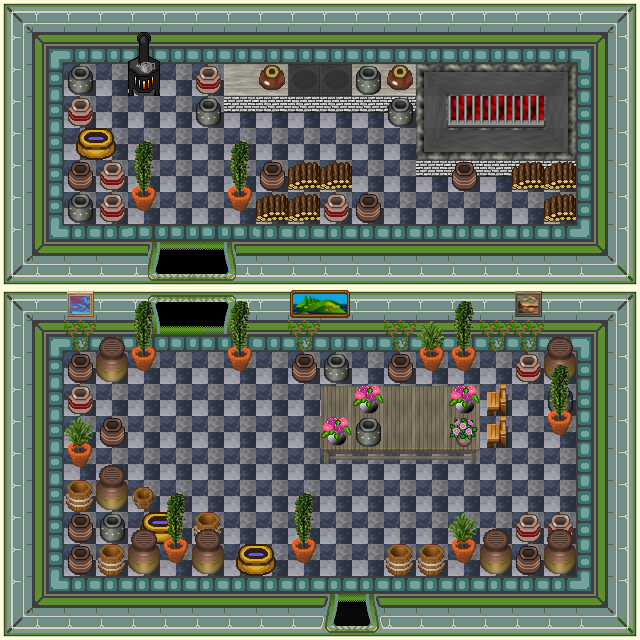

Below is a game level as drawn by its tile map, then a one-line description and the .tmx that defines it (tile-layer data replaced by summaries):
An orthogonal 20x20 tile map with 32x32 px tiles, 5 tile layers (0_floor, 1_terrain, 2_object, 3_roof, ...), 3 hidden layers not drawn, 33 tilesets.

<map version="1.0" tiledversion="1.1.3" orientation="orthogonal" renderorder="right-down" width="20" height="20" tilewidth="32" tileheight="32" infinite="0" nextobjectid="1">
 <tileset firstgid="1" name="../../tileset/ground/indoor/tiles.png" tilewidth="32" tileheight="32" tilecount="8" columns="2">
  <image source="../../tileset/ground/indoor/tiles.png" trans="ff00ff" width="64" height="128" />
 </tileset>
 <tileset firstgid="9" name="../../tileset/building/wall/int_blue_green.png" tilewidth="32" tileheight="32" tilecount="16" columns="4">
  <image source="../../tileset/building/wall/int_blue_green.png" trans="ff00ff" width="128" height="128" />
 </tileset>
 <tileset firstgid="25" name="../../tileset/building/wall/int_green_blue_2.png" tilewidth="32" tileheight="32" tilecount="8" columns="4">
  <image source="../../tileset/building/wall/int_green_blue_2.png" trans="ff00ff" width="128" height="64" />
 </tileset>
 <tileset firstgid="33" name="../../tileset/furniture/kitchen/warmer.png" tilewidth="32" tileheight="32" tilecount="2" columns="1">
  <image source="../../tileset/furniture/kitchen/warmer.png" width="32" height="64" />
 </tileset>
 <tileset firstgid="35" name="../../tileset/building/entrance/blue_green.png" tilewidth="32" tileheight="32" tilecount="8" columns="2">
  <image source="../../tileset/building/entrance/blue_green.png" trans="ff00ff" width="64" height="128" />
 </tileset>
 <tileset firstgid="43" name="../../tileset/furniture/table/table_with_hob_pale.png" tilewidth="32" tileheight="32" tilecount="3" columns="3">
  <image source="../../tileset/furniture/table/table_with_hob_pale.png" trans="ff00ff" width="96" height="32" />
 </tileset>
 <tileset firstgid="46" name="../../tileset/item/pot/pot_on_metal.png" tilewidth="32" tileheight="32" tilecount="1" columns="1">
  <image source="../../tileset/item/pot/pot_on_metal.png" trans="ff00ff" width="32" height="32" />
 </tileset>
 <tileset firstgid="47" name="../../tileset/furniture/table/grey_plain.png" tilewidth="32" tileheight="32" tilecount="9" columns="3">
  <image source="../../tileset/furniture/table/grey_plain.png" width="96" height="96" />
 </tileset>
 <tileset firstgid="56" name="../../tileset/furniture/table/grey_pale.png" tilewidth="32" tileheight="32" tilecount="8" columns="2">
  <image source="../../tileset/furniture/table/grey_pale.png" trans="ff00ff" width="64" height="128" />
 </tileset>
 <tileset firstgid="64" name="../../tileset/item/pot/barrel.png" tilewidth="32" tileheight="32" tilecount="2" columns="1">
  <image source="../../tileset/item/pot/barrel.png" width="32" height="64" />
 </tileset>
 <tileset firstgid="66" name="../../tileset/ground/fire/fire.png" tilewidth="32" tileheight="32" tilecount="27" columns="3">
  <image source="../../tileset/ground/fire/fire.png" width="96" height="288" />
 </tileset>
 <tileset firstgid="93" name="../../tileset/furniture/chair/wooden_pale.png" tilewidth="32" tileheight="32" tilecount="4" columns="2">
  <image source="../../tileset/furniture/chair/wooden_pale.png" width="64" height="64" />
 </tileset>
 <tileset firstgid="97" name="../../tileset/item/pot/pot_grey.png" tilewidth="32" tileheight="32" tilecount="1" columns="1">
  <image source="../../tileset/item/pot/pot_grey.png" width="32" height="32" />
 </tileset>
 <tileset firstgid="98" name="../../tileset/item/pot/pot_burgundy.png" tilewidth="32" tileheight="32" tilecount="1" columns="1">
  <image source="../../tileset/item/pot/pot_burgundy.png" trans="ffffff" width="32" height="32" />
 </tileset>
 <tileset firstgid="99" name="../../tileset/item/pot/pot_golden.png" tilewidth="32" tileheight="32" tilecount="4" columns="4">
  <image source="../../tileset/item/pot/pot_golden.png" trans="ffffff" width="128" height="32" />
 </tileset>
 <tileset firstgid="103" name="../../tileset/item/pot/pot_purple.png" tilewidth="32" tileheight="32" tilecount="1" columns="1">
  <image source="../../tileset/item/pot/pot_purple.png" trans="ff00ff" width="32" height="32" />
 </tileset>
 <tileset firstgid="104" name="../../tileset/furniture/picture/small.png" tilewidth="32" tileheight="32" tilecount="3" columns="3">
  <image source="../../tileset/furniture/picture/small.png" width="96" height="32" />
 </tileset>
 <tileset firstgid="107" name="../../tileset/plant/vine.png" tilewidth="32" tileheight="32" tilecount="3" columns="1">
  <image source="../../tileset/plant/vine.png" trans="ff00ff" width="32" height="96" />
 </tileset>
 <tileset firstgid="110" name="../../tileset/plant/indoor/pot_plant.png" tilewidth="32" tileheight="32" tilecount="3" columns="1">
  <image source="../../tileset/plant/indoor/pot_plant.png" width="32" height="96" />
 </tileset>
 <tileset firstgid="113" name="../../tileset/item/pot/pot_tall.png" tilewidth="32" tileheight="32" tilecount="2" columns="1">
  <image source="../../tileset/item/pot/pot_tall.png" trans="ff00ff" width="32" height="64" />
 </tileset>
 <tileset firstgid="115" name="../../tileset/furniture/picture/large_island.png" tilewidth="32" tileheight="32" tilecount="2" columns="2">
  <image source="../../tileset/furniture/picture/large_island.png" width="64" height="32" />
 </tileset>
 <tileset firstgid="117" name="../../tileset/plant/indoor/flower_vase.png" tilewidth="32" tileheight="32" tilecount="3" columns="3">
  <image source="../../tileset/plant/indoor/flower_vase.png" width="96" height="32" />
 </tileset>
 <tileset firstgid="120" name="../../tileset/building/entrance/int_iron_bars.png" tilewidth="32" tileheight="32" tilecount="12" columns="3">
  <image source="../../tileset/building/entrance/int_iron_bars.png" trans="ff00ff" width="96" height="128" />
 </tileset>
 <tileset firstgid="132" name="../../tileset/plant/indoor/flowering_plant.png" tilewidth="32" tileheight="32" tilecount="2" columns="2">
  <image source="../../tileset/plant/indoor/flowering_plant.png" width="64" height="32" />
 </tileset>
 <tileset firstgid="134" name="../../tileset/plant/bush/various_small.png" tilewidth="32" tileheight="32" tilecount="9" columns="3">
  <image source="../../tileset/plant/bush/various_small.png" trans="ff00ff" width="96" height="96" />
 </tileset>
 <tileset firstgid="143" name="logic/portal" tilewidth="32" tileheight="32" tilecount="7" columns="7">
  <image source="../../tileset/logic/portal.png" width="224" height="32" />
 </tileset>
 <tileset firstgid="150" name="logic/collision" tilewidth="32" tileheight="32" tilecount="1" columns="1">
  <image source="../../tileset/logic/collision.png" width="32" height="32" />
 </tileset>
 <tileset firstgid="151" name="../../tileset/ground/brown.png" tilewidth="32" tileheight="32" tilecount="5" columns="5">
  <image source="../../tileset/ground/brown.png" width="160" height="32" />
 </tileset>
 <tileset firstgid="156" name="pot plant sprout" tilewidth="32" tileheight="32" tilecount="2" columns="1">
  <image source="../../tileset/plant/indoor/pot_plant_sprout.png" width="32" height="64" />
 </tileset>
 <tileset firstgid="158" name="brick base" tilewidth="32" tileheight="32" tilecount="3" columns="3">
  <image source="../../tileset/furniture/table/brick_base.png" width="96" height="32" />
 </tileset>
 <tileset firstgid="161" name="wall/int_grey" tilewidth="32" tileheight="32" tilecount="121" columns="11">
  <image source="../../tileset/building/wall/int_grey.png" width="352" height="352" />
 </tileset>
 <tileset firstgid="282" name="blue_green_wide" tilewidth="32" tileheight="32" tilecount="64" columns="4">
  <image source="../../tileset/building/entrance/blue_green_wide.png" width="128" height="512" />
 </tileset>
 <tileset firstgid="346" name="item/firewood" tilewidth="32" tileheight="32" tilecount="12" columns="3">
  <image source="../../tileset/item/firewood.png" width="96" height="128" />
 </tileset>
 <layer name="0_floor" width="20" height="20">
  <data>[400 cells, 400 non-empty, 2 distinct tile ids]</data>
 </layer>
 <layer name="1_terrain" width="20" height="20">
  <data>[400 cells, 242 non-empty, 52 distinct tile ids]</data>
 </layer>
 <layer name="2_object" width="20" height="20">
  <data>[400 cells, 114 non-empty, 43 distinct tile ids]</data>
 </layer>
 <layer name="3_roof" width="20" height="20">
  <data>[400 cells, 40 non-empty, 23 distinct tile ids]</data>
 </layer>
 <layer name="4_roof_add" width="20" height="20">
  <data>[400 cells, 5 non-empty, 3 distinct tile ids]</data>
 </layer>
 <layer name="objects" width="20" height="20" visible="0">
  <data>[400 cells, 2 non-empty, 1 distinct tile ids]</data>
 </layer>
 <layer name="collision" width="20" height="20" visible="0" opacity="0.56">
  <data>[400 cells, 295 non-empty, 1 distinct tile ids]</data>
 </layer>
 <layer name="protection" width="20" height="20" visible="0">
  <data>[400 cells, 0 non-empty, 0 distinct tile ids]</data>
 </layer>
</map>
